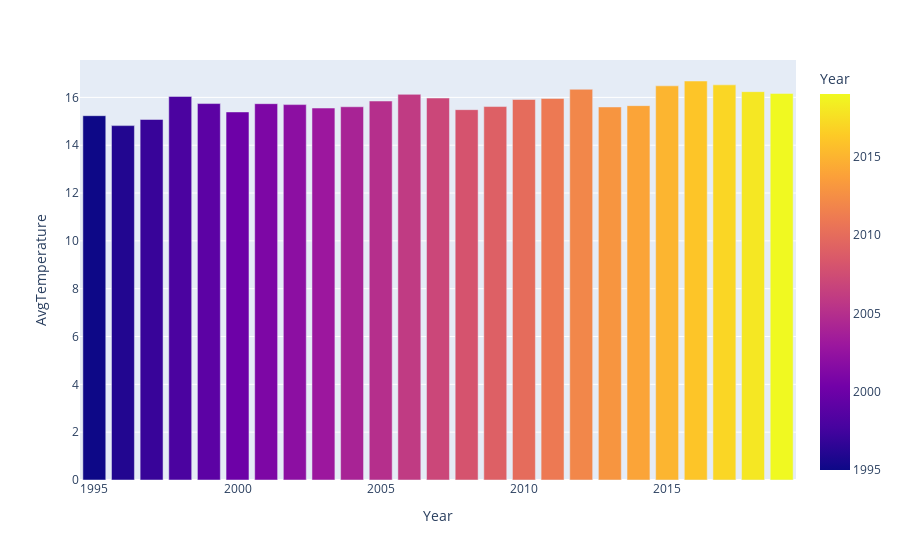

Notebook cell for this chart:
### Markdown cell above
Let's plot a bar chart for the same data

### Code cell
px.bar(data_agg, x = "Year", y = "AvgTemperature" , color = "Year")

### Figure 1 — Plotly figure (JSON) as saved in the notebook; plotly's stock layout.template omitted (floating-point values rounded to 4 significant figures)
{"data": [{"alignmentgroup": "True", "hovertemplate": "Year=%{marker.color}<br>AvgTemperature=%{y}<extra></extra>", "legendgroup": "", "marker": {"color": [1995, 1996, 1997, 1998, 1999, 2000, 2001, 2002, 2003, 2004, 2005, 2006, 2007, 2008, 2009, 2010, 2011, 2012, 2013, 2014, 2015, 2016, 2017, 2018, 2019], "coloraxis": "coloraxis", "pattern": {"shape": ""}}, "name": "", "offsetgroup": "", "orientation": "v", "showlegend": false, "textposition": "auto", "type": "bar", "x": [1995, 1996, 1997, 1998, 1999, 2000, 2001, 2002, 2003, 2004, 2005, 2006, 2007, 2008, 2009, 2010, 2011, 2012, 2013, 2014, 2015, 2016, 2017, 2018, 2019], "xaxis": "x", "y": [15.23, 14.82, 15.08, 16.04, 15.74, 15.39, 15.74, 15.7, 15.55, 15.61, 15.85, 16.13, 15.97, 15.49, 15.62, 15.91, 15.96, 16.34, 15.6, 15.66, 16.48, 16.69, 16.52, 16.24, 16.16], "yaxis": "y"}], "layout": {"barmode": "relative", "coloraxis": {"colorbar": {"title": {"text": "Year"}}, "colorscale": [[0, "#0d0887"], [0.1111, "#46039f"], [0.2222, "#7201a8"], [0.3333, "#9c179e"], [0.4444, "#bd3786"], [0.5556, "#d8576b"], [0.6667, "#ed7953"], [0.7778, "#fb9f3a"], [0.8889, "#fdca26"], [1, "#f0f921"]]}, "legend": {"tracegroupgap": 0}, "margin": {"t": 60}, "xaxis": {"anchor": "y", "domain": [0, 1], "title": {"text": "Year"}}, "yaxis": {"anchor": "x", "domain": [0, 1], "title": {"text": "AvgTemperature"}}}}
